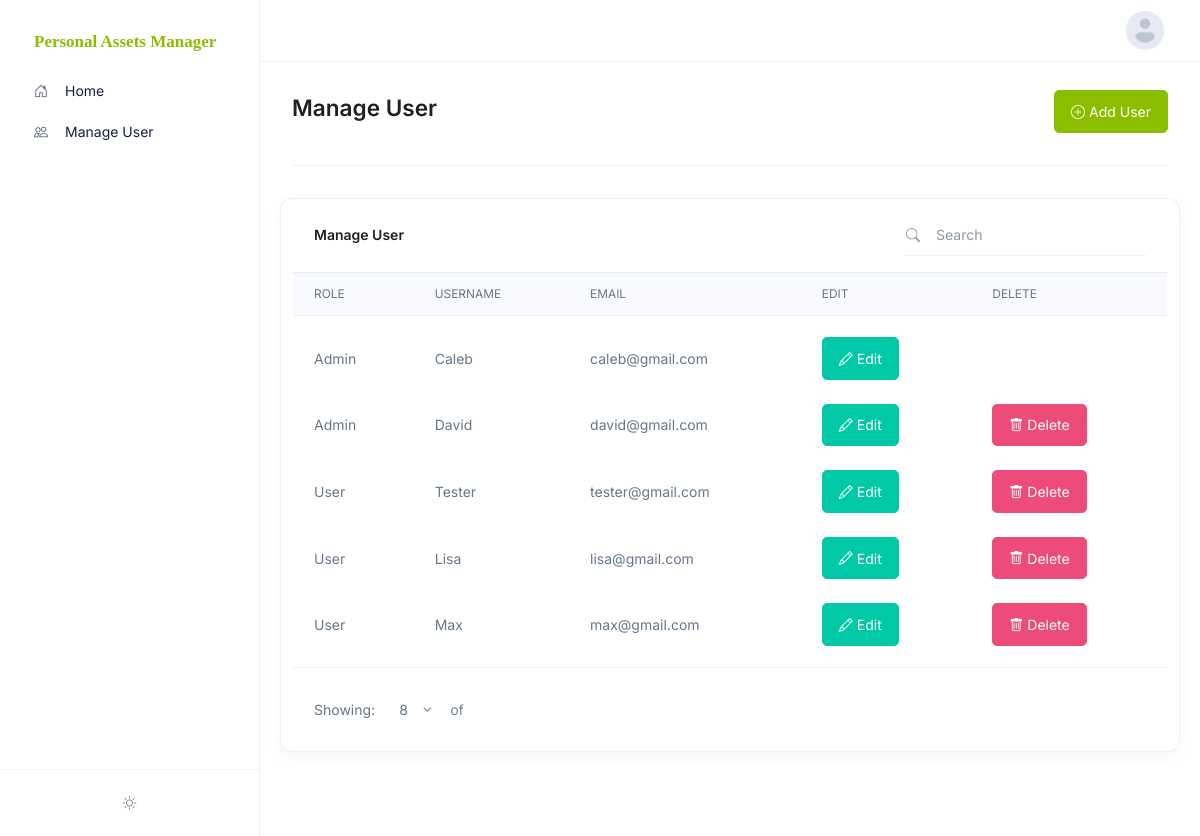
The app's page /ManageUser.php (signed in) with its own data.
### tables this page shows
CREATE TABLE `user_tbl` (
  `UserID` int(11) NOT NULL,
  `CurrencyID` int(11) NOT NULL,
  `UserRole` enum('Admin','User') DEFAULT NULL,
  `Username` varchar(50) NOT NULL,
  `UserEmail` varchar(50) DEFAULT NULL,
  `UserPassword` varchar(500) NOT NULL
);

### ManageUser.php (the view, shortened to what this page needs)
<?php
    require("personalAssetsManagerConn.php");
    $user_id = $_SESSION["userid"];
    $select_user_sql = "SELECT * FROM user_tbl WHERE UserID = $user_id";
    $result_User = mysqli_query($dbconn, $select_user_sql);
?>
<?php include 'MasterPage.php';?>
<main id="content" role="main" class="main">
    <div class="content container-fluid">
        <div class="page-header mb-3 mb-lg-5">
            <div class="row align-items-center">
                <div class="col">
                    <h1 class="page-header-title">Manage User</h1>
                </div>
                <div class="col">
                    <div class="d-grid gap-2 d-md-flex justify-content-md-end">
                        <a class="btn btn-primary" href="AddUser.php"><i class="bi bi-plus-circle"></i> Add User</a>
                    </div>
                </div>
            </div>
        </div>
        <div class="row">
            <div class="card">
                <div class="card-header">
                    <div class="row justify-content-between align-items-center flex-grow-1">
                        <div class="col-9 col-md">
                            <div class="d-flex justify-content-between align-items-center">
                                <h5 class="card-header-title">Manage User</h5>
                            </div>
                        </div>
                        <div class="col-auto">
                            <form>
                                <div class="input-group input-group-merge input-group-flush">
                                    <div class="input-group-prepend input-group-text">
                                        <i class="bi-search"></i>
                                    </div>
                                    <input id="datatableWithSearchInput" type="search" class="form-control" placeholder="Search" aria-label="Search users">
                                </div>
                            </form>
                        </div>
                    </div>
                </div>
                <div class="table-responsive datatable-custom">
                <table id="datatable" class="table table-borderless table-thead-bordered table-nowrap table-align-middle card-table" data-hs-datatables-options='{
                   "columnDefs": [{"targets": [3,4],"orderable": false}],
                   "order": [],
                   "info": {"totalQty": "#datatableWithPaginationInfoTotalQty"},
                   "search": "#datatableWithSearchInput",
                   "entries": "#datatableEntries",
                   "pageLength": 10,
                   "isResponsive": false,
                   "isShowPaging": false,
                   "pagination": "datatablePagination"
                    }'
                >
                        <thead class="thead-light">
                            <tr>
                                <th>Role</th>
                                <th>Username</th>
                                <th>Email</th>
                                <th>Edit</th>
                                <th>Delete</th>
                            </tr>
                        </thead>
                        <tbody>
                            <?php
                                $sql_select = "SELECT * FROM user_tbl";
                                $user_no = mysqli_query($dbconn,$sql_select);
                                if(mysqli_num_rows($user_no) >0){
                                    foreach($user_no as $row){
                            ?>
                                        <tr>
                                            <td><?php echo $row['UserRole']?></td>
                                            <td><?php echo htmlentities($row['Username'])?></td>
                                            <td><?php echo htmlentities($row['UserEmail'])?></td>
                                            <td><a href="EditUser.php?id=<?php echo $row['UserID'] ?>"  class="btn btn-success"><i class="bi bi-pencil"></i> Edit</a></td>
                                            <td>
                                                <?php if ($row['UserID'] != $user_id): ?>
                                                    <a class="btn btn-danger" data-bs-toggle="modal" data-bs-target="#deleteModalToggle<?php echo $row['UserID']; ?>"><i class="bi bi-trash"></i> Delete</a>
                                                <?php endif; ?>
                                            </td>
                                        </tr>
                            <?php
                                    }
                                }
                            ?>
                        </tbody>
                    </table>
                </div>
                <div class="card-footer">
                    <div class="row justify-content-center justify-content-sm-between align-items-sm-center">
                        <div class="col-sm mb-2 mb-sm-0">
                            <div class="d-flex justify-content-center justify-content-sm-start align-items-center">
                                <span class="me-2">Showing:</span>
                                <div class="tom-select-custom">
                                    <select id="datatableEntries" class="js-select form-select form-select-borderless w-auto" autocomplete="off" data-hs-tom-select-options='{"searchInDropdown": false, "hideSearch": true}'>
                                        <option value="8" selected>8</option>
                                    </select>
                                </div>
                                <span class="text-secondary me-2">of</span>
                            </div>
                        </div>
                    </div>
                </div>
            </div>
        </div>
    </div>
</main>

### MasterPage.php (style rules this page uses)
* { transition: unset !important; }
body { opacity: 0; }

### records on screen
user_tbl: UserRole "Admin", Username "Caleb", UserEmail "caleb@gmail.com"
user_tbl: UserRole "Admin", Username "David", UserEmail "david@gmail.com"
user_tbl: UserRole "User", Username "Tester", UserEmail "tester@gmail.com"
user_tbl: UserRole "User", Username "Lisa", UserEmail "lisa@gmail.com"
user_tbl: UserRole "User", Username "Max", UserEmail "max@gmail.com"
